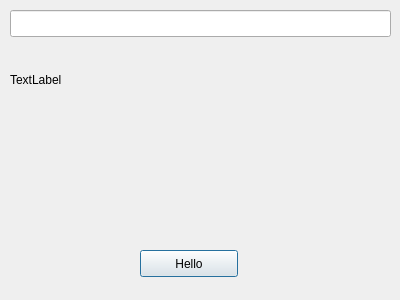
<?xml version="1.0" encoding="UTF-8"?>
<ui version="4.0">
 <class>HelloDialog</class>
 <widget class="QDialog" name="HelloDialog">
  <property name="geometry">
   <rect>
    <x>0</x>
    <y>0</y>
    <width>400</width>
    <height>300</height>
   </rect>
  </property>
  <property name="windowTitle">
   <string>Dialog</string>
  </property>
  <widget class="QLineEdit" name="lineEdit">
   <property name="geometry">
    <rect>
     <x>10</x>
     <y>10</y>
     <width>381</width>
     <height>27</height>
    </rect>
   </property>
  </widget>
  <widget class="QLabel" name="label">
   <property name="geometry">
    <rect>
     <x>10</x>
     <y>70</y>
     <width>381</width>
     <height>20</height>
    </rect>
   </property>
   <property name="text">
    <string>TextLabel</string>
   </property>
  </widget>
  <widget class="QPushButton" name="pushButton">
   <property name="geometry">
    <rect>
     <x>140</x>
     <y>250</y>
     <width>98</width>
     <height>27</height>
    </rect>
   </property>
   <property name="text">
    <string>Hello</string>
   </property>
  </widget>
 </widget>
 <resources/>
 <connections/>
</ui>
